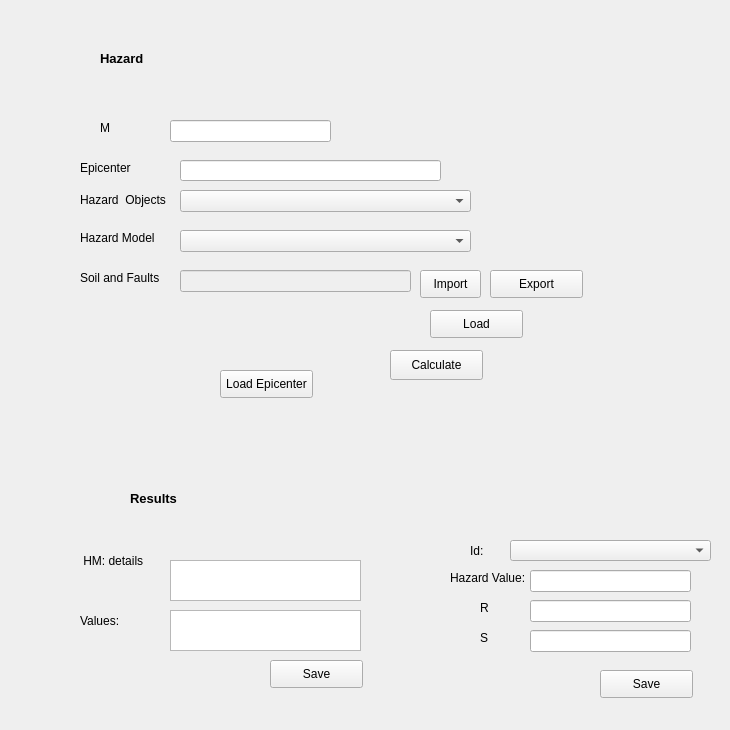
        <widget class="QWidget" name="tab">
         <attribute name="title">
          <string>Hazard</string>
         </attribute>
         <widget class="QLabel" name="label_16">
          <property name="geometry">
           <rect>
            <x>100</x>
            <y>50</y>
            <width>101</width>
            <height>16</height>
           </rect>
          </property>
          <property name="font">
           <font>
            <pointsize>10</pointsize>
            <weight>75</weight>
            <bold>true</bold>
           </font>
          </property>
          <property name="text">
           <string>Hazard</string>
          </property>
         </widget>
         <widget class="QWidget" name="hazardModelWidget" native="true">
          <property name="geometry">
           <rect>
            <x>50</x>
            <y>510</y>
            <width>341</width>
            <height>211</height>
           </rect>
          </property>
          <widget class="QLabel" name="label_29">
           <property name="geometry">
            <rect>
             <x>-10</x>
             <y>20</y>
             <width>131</width>
             <height>61</height>
            </rect>
           </property>
           <property name="text">
            <string>             HM: details</string>
           </property>
          </widget>
          <widget class="QTextEdit" name="hazardModelTextEdit">
           <property name="geometry">
            <rect>
             <x>120</x>
             <y>50</y>
             <width>191</width>
             <height>41</height>
            </rect>
           </property>
          </widget>
          <widget class="QLabel" name="label_30">
           <property name="geometry">
            <rect>
             <x>30</x>
             <y>100</y>
             <width>131</width>
             <height>21</height>
            </rect>
           </property>
           <property name="text">
            <string>Values:</string>
           </property>
          </widget>
          <widget class="QTextEdit" name="valuesHazardModelTextEdit">
           <property name="geometry">
            <rect>
             <x>120</x>
             <y>100</y>
             <width>191</width>
             <height>41</height>
            </rect>
           </property>
          </widget>
          <widget class="QPushButton" name="saveHazardModelButton">
           <property name="geometry">
            <rect>
             <x>220</x>
             <y>150</y>
             <width>93</width>
             <height>28</height>
            </rect>
           </property>
           <property name="text">
            <string>Save</string>
           </property>
          </widget>
         </widget>
         <widget class="QWidget" name="widget_Epicenter" native="true">
          <property name="geometry">
           <rect>
            <x>70</x>
            <y>90</y>
            <width>541</width>
            <height>331</height>
           </rect>
          </property>
          <widget class="QPushButton" name="LoadEpicenterpushButton">
           <property name="geometry">
            <rect>
             <x>150</x>
             <y>280</y>
             <width>93</width>
             <height>28</height>
            </rect>
           </property>
           <property name="text">
            <string>Load Epicenter</string>
           </property>
          </widget>
          <widget class="QLineEdit" name="epicenterLineEdit">
           <property name="geometry">
            <rect>
             <x>110</x>
             <y>70</y>
             <width>261</width>
             <height>21</height>
            </rect>
           </property>
          </widget>
          <widget class="QLabel" name="label_34">
           <property name="geometry">
            <rect>
             <x>10</x>
             <y>70</y>
             <width>53</width>
             <height>16</height>
            </rect>
           </property>
           <property name="text">
            <string>Epicenter</string>
           </property>
          </widget>
          <widget class="QLabel" name="label_35">
           <property name="geometry">
            <rect>
             <x>10</x>
             <y>100</y>
             <width>91</width>
             <height>20</height>
            </rect>
           </property>
           <property name="text">
            <string>Hazard  Objects</string>
           </property>
          </widget>
          <widget class="QComboBox" name="hazardObjectsComboBox">
           <property name="geometry">
            <rect>
             <x>110</x>
             <y>100</y>
             <width>291</width>
             <height>22</height>
            </rect>
           </property>
          </widget>
          <widget class="QLabel" name="label_12">
           <property name="geometry">
            <rect>
             <x>10</x>
             <y>140</y>
             <width>121</width>
             <height>16</height>
            </rect>
           </property>
           <property name="font">
            <font>
             <weight>50</weight>
             <bold>false</bold>
            </font>
           </property>
           <property name="text">
            <string>Hazard Model</string>
           </property>
          </widget>
          <widget class="QComboBox" name="hazardModelComboBox">
           <property name="geometry">
            <rect>
             <x>110</x>
             <y>140</y>
             <width>291</width>
             <height>22</height>
            </rect>
           </property>
          </widget>
          <widget class="QLabel" name="label_44">
           <property name="geometry">
            <rect>
             <x>10</x>
             <y>180</y>
             <width>101</width>
             <height>16</height>
            </rect>
           </property>
           <property name="text">
            <string>Soil and Faults</string>
           </property>
          </widget>
          <widget class="QLineEdit" name="soilDetailsLineEdit">
           <property name="enabled">
            <bool>false</bool>
           </property>
           <property name="geometry">
            <rect>
             <x>110</x>
             <y>180</y>
             <width>231</width>
             <height>22</height>
            </rect>
           </property>
          </widget>
          <widget class="QPushButton" name="soilImportButton">
           <property name="geometry">
            <rect>
             <x>350</x>
             <y>180</y>
             <width>61</width>
             <height>28</height>
            </rect>
           </property>
           <property name="text">
            <string>Import</string>
           </property>
          </widget>
          <widget class="QPushButton" name="loadHazardButton">
           <property name="geometry">
            <rect>
             <x>360</x>
             <y>220</y>
             <width>93</width>
             <height>28</height>
            </rect>
           </property>
           <property name="text">
            <string>Load</string>
           </property>
          </widget>
          <widget class="QPushButton" name="calculateHazadPushButton">
           <property name="geometry">
            <rect>
             <x>320</x>
             <y>260</y>
             <width>93</width>
             <height>30</height>
            </rect>
           </property>
           <property name="text">
            <string>Calculate</string>
           </property>
          </widget>
          <widget class="QLineEdit" name="MomentumLineEdit">
           <property name="geometry">
            <rect>
             <x>100</x>
             <y>30</y>
             <width>161</width>
             <height>22</height>
            </rect>
           </property>
          </widget>
          <widget class="QLabel" name="label_31">
           <property name="geometry">
            <rect>
             <x>30</x>
             <y>30</y>
             <width>53</width>
             <height>16</height>
            </rect>
           </property>
           <property name="text">
            <string>M</string>
           </property>
          </widget>
          <widget class="QPushButton" name="soilExportButton">
           <property name="geometry">
            <rect>
             <x>420</x>
             <y>180</y>
             <width>93</width>
             <height>28</height>
            </rect>
           </property>
           <property name="text">
            <string>Export</string>
           </property>
          </widget>
         </widget>
         <widget class="QWidget" name="widgetHazardValues" native="true">
          <property name="geometry">
           <rect>
            <x>420</x>
            <y>520</y>
            <width>301</width>
            <height>201</height>
           </rect>
          </property>
          <widget class="QLabel" name="label_13">
           <property name="geometry">
            <rect>
             <x>30</x>
             <y>50</y>
             <width>91</width>
             <height>16</height>
            </rect>
           </property>
           <property name="font">
            <font>
             <weight>50</weight>
             <bold>false</bold>
            </font>
           </property>
           <property name="text">
            <string>Hazard Value:</string>
           </property>
          </widget>
          <widget class="QLineEdit" name="hazardValueLineEdit">
           <property name="geometry">
            <rect>
             <x>110</x>
             <y>50</y>
             <width>161</width>
             <height>22</height>
            </rect>
           </property>
          </widget>
          <widget class="QLabel" name="label_32">
           <property name="geometry">
            <rect>
             <x>60</x>
             <y>80</y>
             <width>53</width>
             <height>16</height>
            </rect>
           </property>
           <property name="text">
            <string>R</string>
           </property>
          </widget>
          <widget class="QLineEdit" name="RvalueLineEdit">
           <property name="geometry">
            <rect>
             <x>110</x>
             <y>80</y>
             <width>161</width>
             <height>22</height>
            </rect>
           </property>
          </widget>
          <widget class="QLabel" name="label_33">
           <property name="geometry">
            <rect>
             <x>60</x>
             <y>110</y>
             <width>53</width>
             <height>16</height>
            </rect>
           </property>
           <property name="text">
            <string>S</string>
           </property>
          </widget>
          <widget class="QLineEdit" name="SoilLineEdit">
           <property name="geometry">
            <rect>
             <x>110</x>
             <y>110</y>
             <width>161</width>
             <height>22</height>
            </rect>
           </property>
          </widget>
          <widget class="QPushButton" name="saveHazardParametersPushButton">
           <property name="geometry">
            <rect>
             <x>180</x>
             <y>150</y>
             <width>93</width>
             <height>28</height>
            </rect>
           </property>
           <property name="text">
            <string>Save</string>
           </property>
          </widget>
          <widget class="QLabel" name="label_11">
           <property name="geometry">
            <rect>
             <x>50</x>
             <y>10</y>
             <width>51</width>
             <height>41</height>
            </rect>
           </property>
           <property name="font">
            <font>
             <weight>50</weight>
             <bold>false</bold>
            </font>
           </property>
           <property name="text">
            <string>Id:</string>
           </property>
          </widget>
          <widget class="QComboBox" name="IdHazardComboBox">
           <property name="geometry">
            <rect>
             <x>90</x>
             <y>20</y>
             <width>201</width>
             <height>21</height>
            </rect>
           </property>
          </widget>
         </widget>
         <widget class="QLabel" name="label_42">
          <property name="geometry">
           <rect>
            <x>130</x>
            <y>490</y>
            <width>101</width>
            <height>16</height>
           </rect>
          </property>
          <property name="font">
           <font>
            <pointsize>10</pointsize>
            <weight>75</weight>
            <bold>true</bold>
           </font>
          </property>
          <property name="text">
           <string>Results</string>
          </property>
         </widget>
        </widget>
